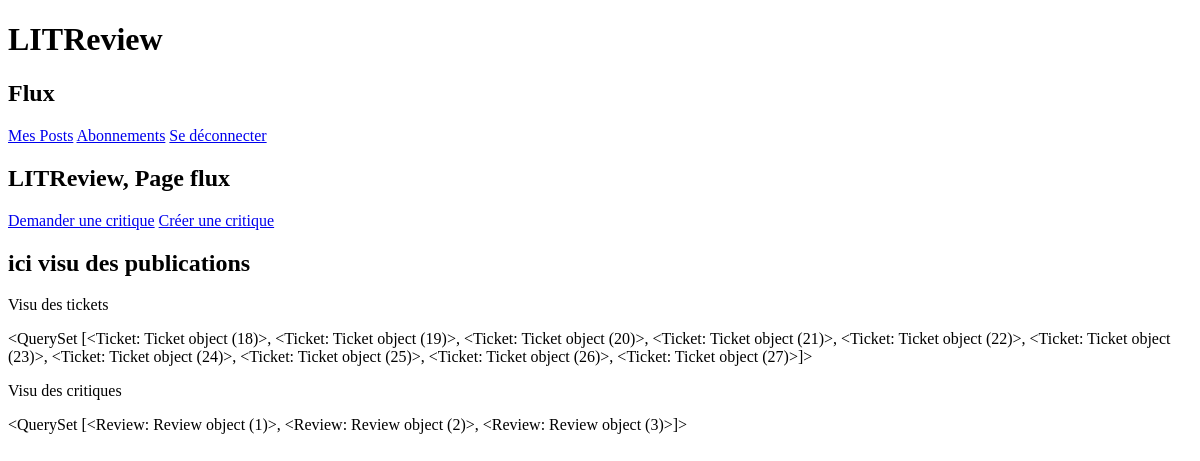
The page /flux/ (signed in) on the database as committed earlier.
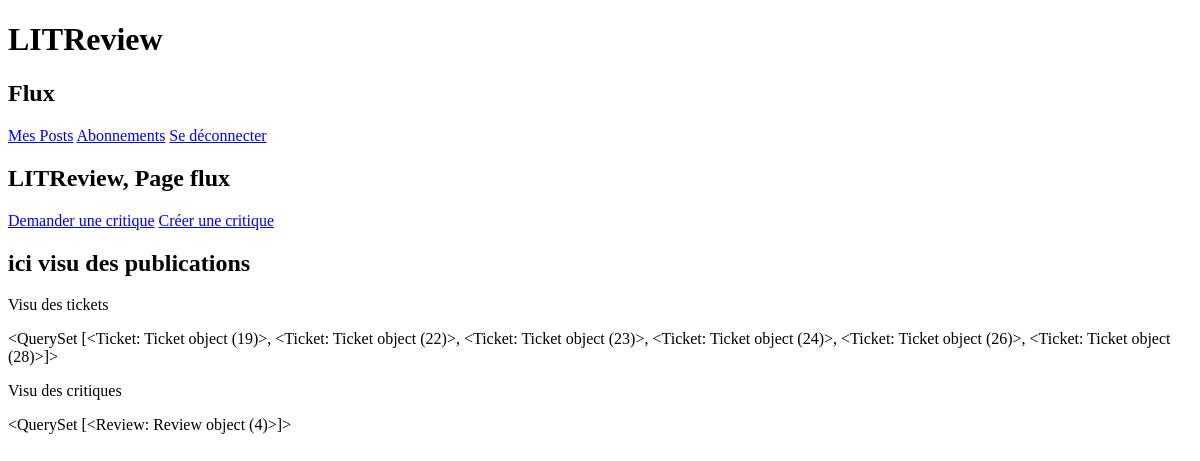
The same page on the database as committed later.
### litR_site/models.py (models this page shows)
class Ticket(models.Model):
    title = models.CharField(max_length=128)
    description = models.TextField(max_length=2048, blank=True)
    user = models.ForeignKey(to=settings.AUTH_USER_MODEL,
                             on_delete=models.CASCADE)
    image = models.ImageField(null=True, blank=True)
    time_created = models.DateTimeField(auto_now_add=True)

class Review(models.Model):
    ticket = models.ForeignKey(to=Ticket, on_delete=models.CASCADE)
    rating = models.PositiveSmallIntegerField(
        validators=[MinValueValidator(0), MaxValueValidator(5)])
    headline = models.CharField(max_length=128)
    body = models.CharField(max_length=8192, blank=True)
    user = models.ForeignKey(
        to=settings.AUTH_USER_MODEL, on_delete=models.CASCADE)
    time_created = models.DateTimeField(auto_now_add=True)

### litR_site/views.py (the view)
# urls.py: path('flux/', flux, name="flux"),
@login_required(login_url='home')
def flux(request):
    tickets = Ticket.objects.all()
    critiques = Review.objects.all()
    return render(request, "flux.html", {'tickets': tickets, 'critiques': critiques})

### litR_site/templates/flux.html (shortened to what this page needs)
<!DOCTYPE html>
<html lang="en">
<head>
</head>
<body>
    <header>
        <h1> LITReview </h1>
        <nav>
            <h2> Flux </h2>
            <a class="" href="{% url 'show-critics' %}" >Mes Posts</a>
            <a class="" href="{% url 'follow' %}" >Abonnements</a>
            <a class="" href="{% url 'logout' %}" >Se déconnecter</a>
        </nav>
    </header>
    <section>
        <h1> LITReview, Page flux</h1>
        <a class="" href="{% url 'new-critic' %}" >Demander une critique</a>
        <a class="" href="{% url 'new-ticket' %}" >Créer une critique</a>
    </section>
    <section>
        <h2> ici visu des publications</h2>
        <p> Visu des tickets</p>
        <p> {{ tickets }}</p>
        <p> Visu des critiques</p>
        <p> {{ critiques }}</p>
    </section>
</body>
</html>

Rows that differ between the two databases and show on the page:
removed Ticket: id "<QuerySet [<Ticket: Ticket object (18)>, <Ticket: Ticket object (19)>, <Ticket: Ticket object (20)>, <Ticket: Ticket object (21)>, <Ticket: Ticket object (22)>, <Ticket: Ticket object (23)>, <Ticket: Ticket object (24)>, <Ticket: Ticket object (25)>, <Ticket: Ticket object (26)>, <Ticket: Ticket object (27)>]>"
removed Review: id "<QuerySet [<Review: Review object (1)>, <Review: Review object (2)>, <Review: Review object (3)>]>"
now on this page (row unchanged): Ticket: id "<QuerySet [<Ticket: Ticket object (19)>, <Ticket: Ticket object (22)>, <Ticket: Ticket object (23)>, <Ticket: Ticket object (24)>, <Ticket: Ticket object (26)>, <Ticket: Ticket object (28)>]>"
added Review: id "<QuerySet [<Review: Review object (4)>]>"
